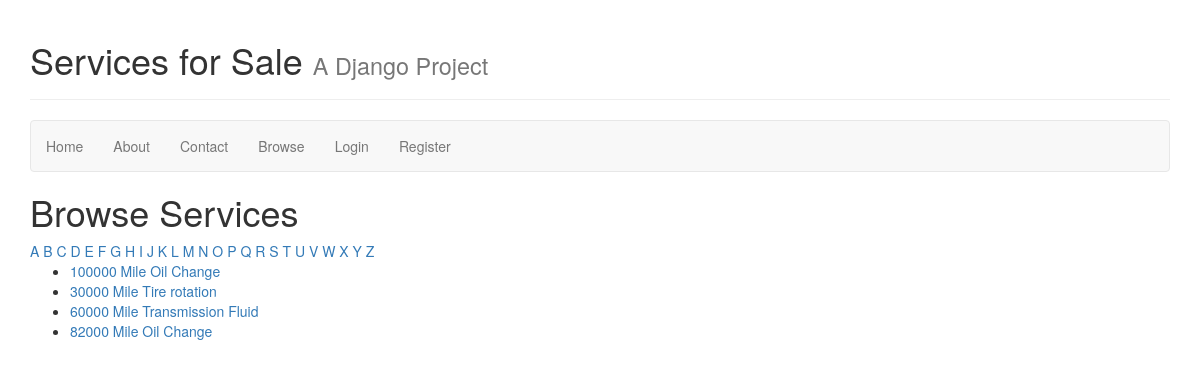
The app's page /browse/name/, older data.
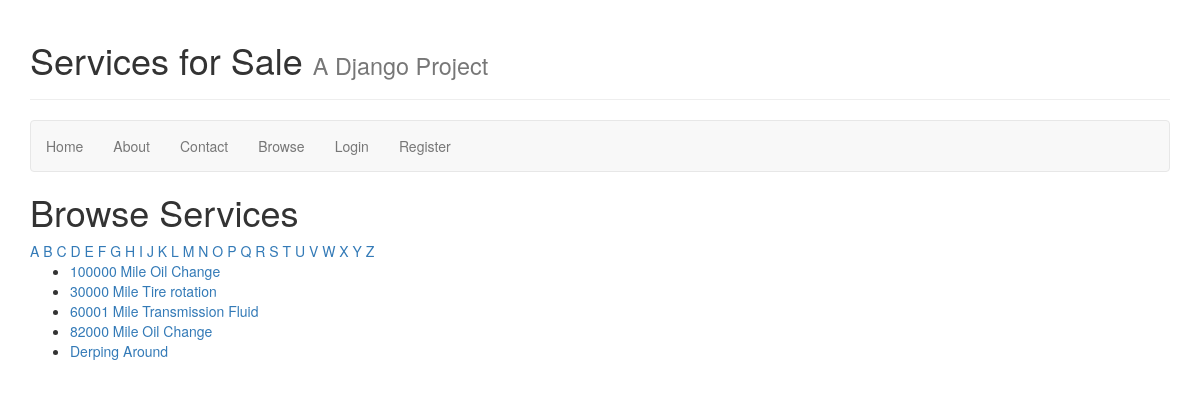
The same page, newer data.
### collection/models.py (models this page shows)
class Service(models.Model):
    name = models.CharField(max_length=255)
    description = models.TextField()
    slug = models.SlugField(unique=True)
    user = models.OneToOneField(User, blank=True, null=True)

### collection/views.py (the view)
# urls.py: url(r'^browse/name/$', 'collection.views.browse_by_name', name='browse'),
def browse_by_name(request, initial=None):
    if initial:
        services = Service.objects.filter(
            name__istartswith=initial).order_by('name')
    else:
        services = Service.objects.all().order_by('name')
    return render(request, 'search/search.html', {
        'services': services,
        'initial': initial,
        })

### collection/templates/search/search.html (shortened to what this page needs)
{% extends 'layouts/base.html' %}
{% block content %}
<h1>
    Browse Services{% if initial %} Starting with '{{ initial|title }}'{% endif %}
</h1>
{% for letter in 'abcdefghijklmnopqrstuvwxyz' %}
<a href="{% url 'browse_by_name' initial=letter %}"
    {% if initial == letter %}class="active"{% endif %}>
    {{ letter|upper }}</a>
{% endfor %}
<ul>
    {% for service in services %}
    <li>
        <a href="{% url 'service_detail' slug=service.slug %}">
            {{ service.name }}
        </a>
    </li>
    {% empty %}
    <li>Sorry, no results!</li>
    {% endfor %}
</ul>
{% endblock %}

Row changes from the older to the newer data that the page shows:
changed Service: name "60000 Mile Transmission Fluid" → "60001 Mile Transmission Fluid"
added Service: name "Derping Around"
